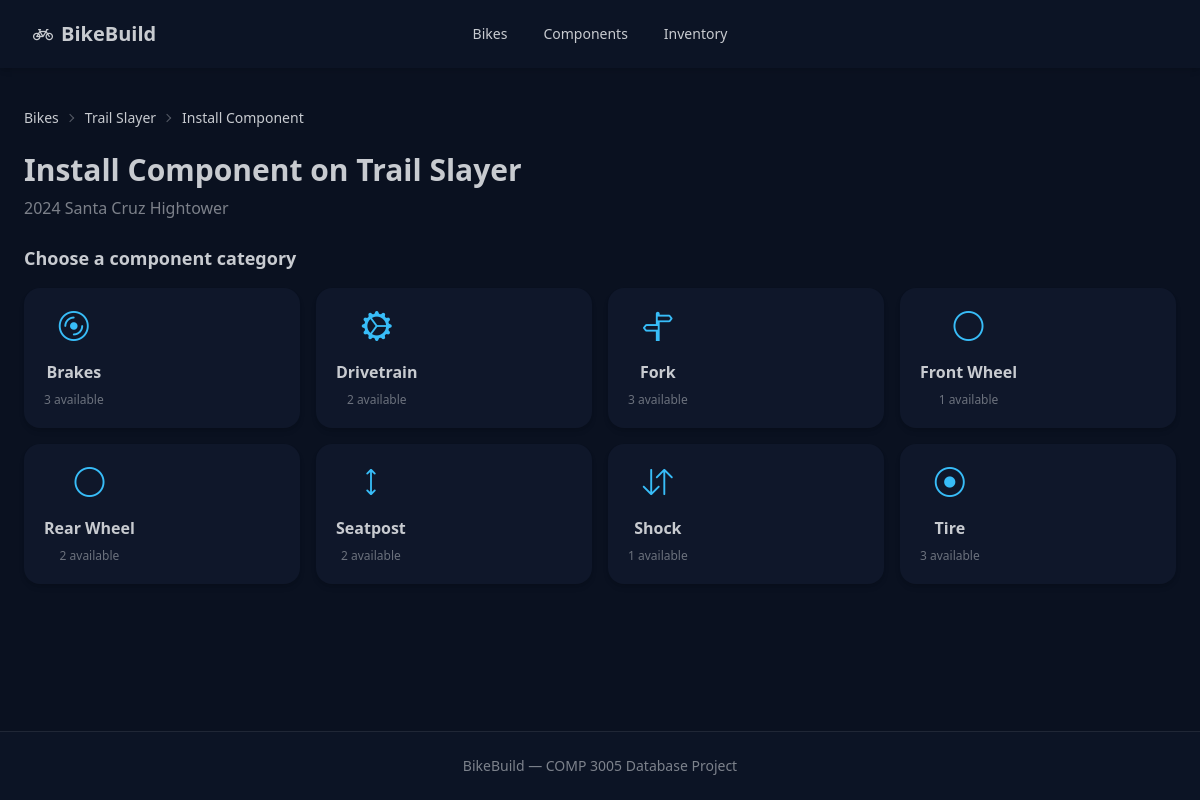
Page /bikes/1/install on the committed database.
### tables this page shows
CREATE TABLE bikes (
    id INTEGER PRIMARY KEY AUTOINCREMENT,
    name TEXT NOT NULL,
    frame_id INTEGER NOT NULL REFERENCES frames(id) ON DELETE CASCADE,
    notes TEXT
);

CREATE TABLE frames (
    id INTEGER PRIMARY KEY AUTOINCREMENT,
    brand TEXT NOT NULL,
    model TEXT NOT NULL,
    year INTEGER,
    notes TEXT
);

### app.py (the view, shortened to what this page needs)
@app.route('/bikes/<int:bike_id>/install', methods=['GET', 'POST'])
def bike_install(bike_id):
    bike = query_db("""
        SELECT b.id, b.name, b.frame_id,
               f.brand, f.model AS frame_model, f.year
        FROM bikes b
        JOIN frames f ON b.frame_id = f.id
        WHERE b.id = ?
    """, (bike_id,), one=True)
    if not bike:
        flash('Bike not found.', 'danger')
        return redirect(url_for('bikes_list'))
    components = query_db("SELECT * FROM components ORDER BY component_type, manufacturer")
    types_with_counts = query_db("""
        SELECT component_type, COUNT(*) as cnt
        FROM components GROUP BY component_type ORDER BY component_type
    """)
    components_by_type = {}
    for c in components:
        ct = c['component_type']
        if ct not in components_by_type:
            components_by_type[ct] = []
        components_by_type[ct].append(dict(c))
    return render_template('bike_install.html', bike=bike,
                           components=components,
                           types_with_counts=types_with_counts,
                           components_by_type=components_by_type,
                           components_json=json.dumps({ct: lst for ct, lst in components_by_type.items()}),
                           icon_map=COMPONENT_TYPE_ICONS)

### app.py (called while the page is built)
def get_db():
    if 'db' not in g:
        g.db = sqlite3.connect(DATABASE)
        g.db.row_factory = sqlite3.Row
        g.db.execute("PRAGMA foreign_keys = ON")
    return g.db

def query_db(query, args=(), one=False):
    cur = get_db().execute(query, args)
    rv = cur.fetchall()
    cur.close()
    return (rv[0] if rv else None) if one else rv

### templates/bike_install.html (shortened to what this page needs)
{% extends "base.html" %}
{% block content %}
<div class="text-sm breadcrumbs mb-4">
    <ul>
        <li><a href="{{ url_for('bikes_list') }}">Bikes</a></li>
        <li><a href="{{ url_for('bike_detail', bike_id=bike.id) }}">{{ bike.name }}</a></li>
        <li>Install Component</li>
    </ul>
</div>
<h1 class="text-3xl font-bold mb-2">Install Component on {{ bike.name }}</h1>
<p class="text-base-content/60 mb-6">{{ bike.year }} {{ bike.brand }} {{ bike.frame_model }}</p>
<div id="stepCategory">
    <h2 class="text-lg font-semibold mb-4">Choose a component category</h2>
    <div class="grid grid-cols-2 sm:grid-cols-3 md:grid-cols-4 gap-4">
        {% for t in types_with_counts %}
        <button type="button" onclick="selectCategory('{{ t.component_type }}')"
                class="card bg-base-100 shadow-md hover:shadow-xl hover:-translate-y-1 transition-all cursor-pointer">
            <div class="card-body items-center text-center p-5">
                <i class="{{ icon_map.get(t.component_type, 'bi-box') }} text-3xl text-primary"></i>
                <span class="font-semibold capitalize mt-2">{{ t.component_type.replace('_', ' ') }}</span>
                <span class="text-xs text-base-content/50">{{ t.cnt }} available</span>
            </div>
        </button>
        {% endfor %}
    </div>
</div>
{% endblock %}

### rows in the picture
bikes: name "Trail Slayer"
frames: year "2024", brand "Santa Cruz", frame_model "Hightower"

### other values in the picture
{{ t.component_type.replace('_', ' ') }} "Brakes" "Drivetrain" "Fork" "Front Wheel" "Rear Wheel" "Seatpost" "Shock" "Tire"
{{ t.cnt }} "3" "2" "3" "1" "2" "2" "1" "3"
